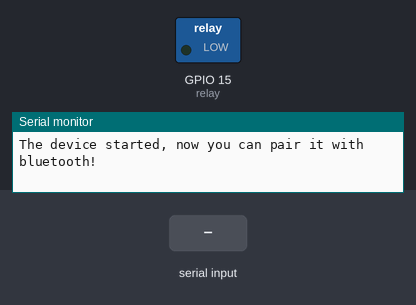
A sketch run on a simulated ESP32. Parts: switched loads named in the sketch (green lamp = pin HIGH), the last lines printed to the serial monitor. The inputs (shaded band) are chosen by the test bench. Nothing arrives over Bluetooth unless stated.

Above: at 1.2 s.
1.3 s: "relay nyala" received over the second serial link
At 2.5 s:
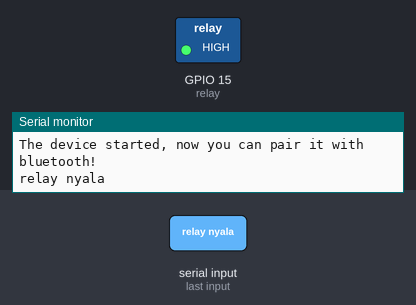
2.8 s: "relay mati" received over the second serial link
At 4.0 s:
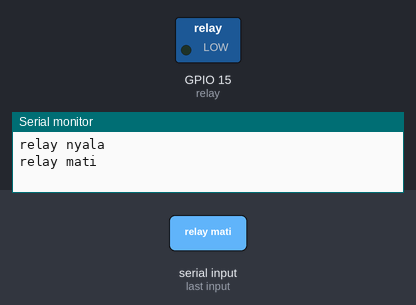
Timing chart, 0 to 5.8 s (numbered marks = the images above; inputs shaded):
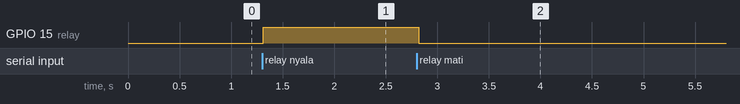

The sketch:

Arkhan_projek_proposal.ino
```cpp
#include "BluetoothSerial.h"
#if !defined(CONFIG_BT_ENABLED) || !defined(CONFIG_BLUEDROID_ENABLED)
#error Bluetooth is not enabled! Please run `make menuconfig` to and enable it
#endif
#define relay 15
BluetoothSerial SerialBT;
String Data;
void setup() {
  Serial.begin(115200);
    SerialBT.begin("ESP32 BT MONSTERCHIP"); //Bluetooth device name
      Serial.println("The device started, now you can pair it with bluetooth!");
        pinMode(relay, OUTPUT);
        }
        void loop() {
          while (SerialBT.available() > 0) {
              char c = SerialBT.read();
                  Data += c;
                    }
                      if (Data.length() > 0) {
                          Serial.println(Data);
                              if (Data == "relay nyala") {
                                    digitalWrite(relay, 1);
                                        }
                                            else if (Data == "relay mati") {
                                                  digitalWrite(relay, 0);
                                                      }
                                                          Data = "";
                                                            }
                                                              delay(20);
                                                              }
                                                              
```

Measured:
- after the input at 1.3 s, GPIO 15 (relay): LOW → HIGH at once
- after the input at 2.8 s, GPIO 15 (relay): HIGH → LOW at once
